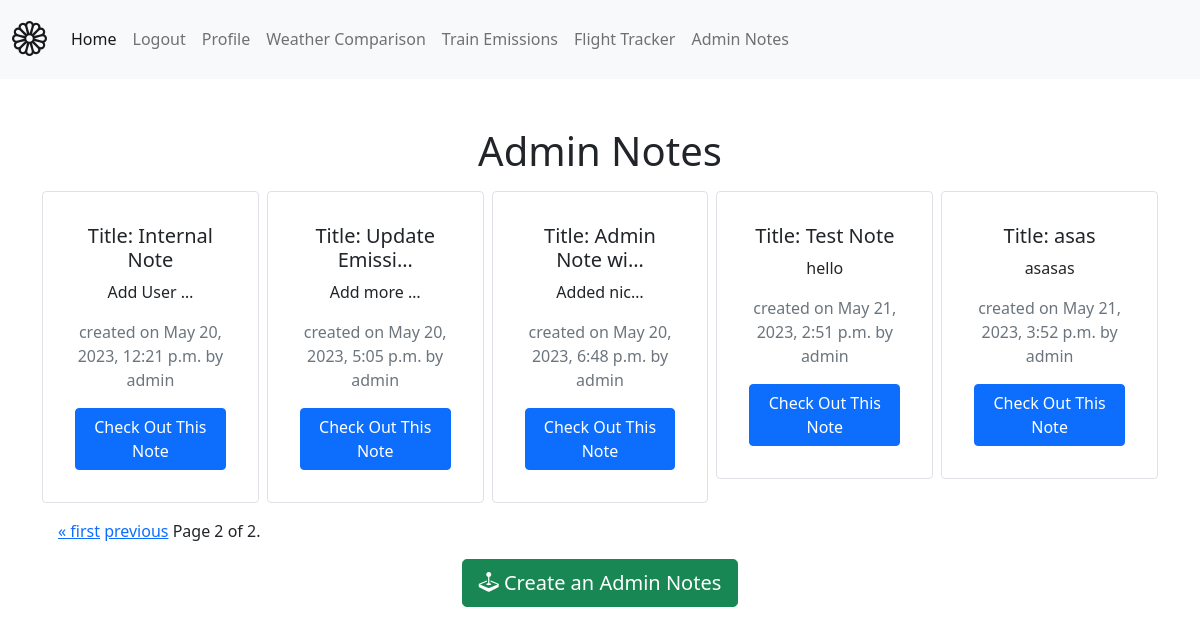
The page /internal/notes/?page=2 (signed in) on the database its author committed.
### notes/models.py (models this page shows)
class Notes(models.Model):
    title = models.CharField(max_length=200)
    content = models.TextField()
    created_at = models.DateTimeField(auto_now_add=True) # auto_now_add=True -> auto set date and time when note is created

### notes/views.py (the view)
# urls.py: path("notes/", views.notes_list, name="notes_list"), # name can be used to refer to this url in templates via <a href="{% url 'notes_list' %}">Notes</a>
@login_required(login_url='login')
def notes_list(request):
    all_notes = Notes.objects.all() # get all notes from db
    paginator = Paginator(all_notes, 6) # split notes into pages of 4
    try:
        page_number = request.GET.get("page")
        page_obj = paginator.get_page(page_number)
        return render(request, 'notes/notes_list.html', {"page_obj": page_obj}) # return request, template, context
    except EmptyPage:
        page_obj = paginator.get_page(paginator.num_pages)
        return render(request, 'notes/notes_list.html', {"page_obj": page_obj})
    except PageNotAnInteger:
        page_obj = paginator.get_page(1)
        return render(request, 'notes/notes_list.html', {"page_obj": page_obj})

### notes/templates/notes/notes_list.html (shortened to what this page needs)
{% extends "base.html" %}
{% block content %}
<h1 class="m-3"> Admin Notes</h1>
<div class="card-group row row-cols3 g-2">
{% for note in page_obj %}
    <div class="col">
        <div class="p-3 border card">
            <div class="card-body">
                <h5 class="card-title">Title: {{ note.title|truncatechars:14 }}</h5>
                <p class="card-text">{{ note.content|truncatechars:10 }}</p>
                <p class="text-muted">created on {{ note.created_at }} by admin </p>
                <a href="{% url 'notes_list' %}{{note.id}}" type="button" class="btn btn-primary">Check Out This Note</a>
            </div>
        </div>
    </div>
{% endfor %}
</div>
<div class="pagination m-3">
    <span class="step-links">
        {% if page_obj.has_previous %}
            <a href="?page=1">&laquo; first</a>
            <a href="?page={{ page_obj.previous_page_number }}">previous</a>
        {% endif %}
        <span class="current">
            Page {{ page_obj.number }} of {{ page_obj.paginator.num_pages }}.
        </span>
    </span>
</div>
<a href="{% url 'notes_create' %}" type="button" class="btn btn-success btn-lg"><i class="bi bi-joystick"></i> Create an Admin Notes</a>
{% endblock %}

### rows shown on the page
Notes: title "Internal Note", content "Add User …", created_at "May 20, 2023, 12:21 p.m."
Notes: title "Update Emissi…", content "Add more …", created_at "May 20, 2023, 5:05 p.m."
Notes: title "Admin Note wi…", content "Added nic…", created_at "May 20, 2023, 6:48 p.m."
Notes: title "Test Note", content "hello", created_at "May 21, 2023, 2:51 p.m."
Notes: title "asas", content "asasas", created_at "May 21, 2023, 3:52 p.m."

### other values the page prints
{{ page_obj.number }} "2"
{{ page_obj.paginator.num_pages }} "2"
